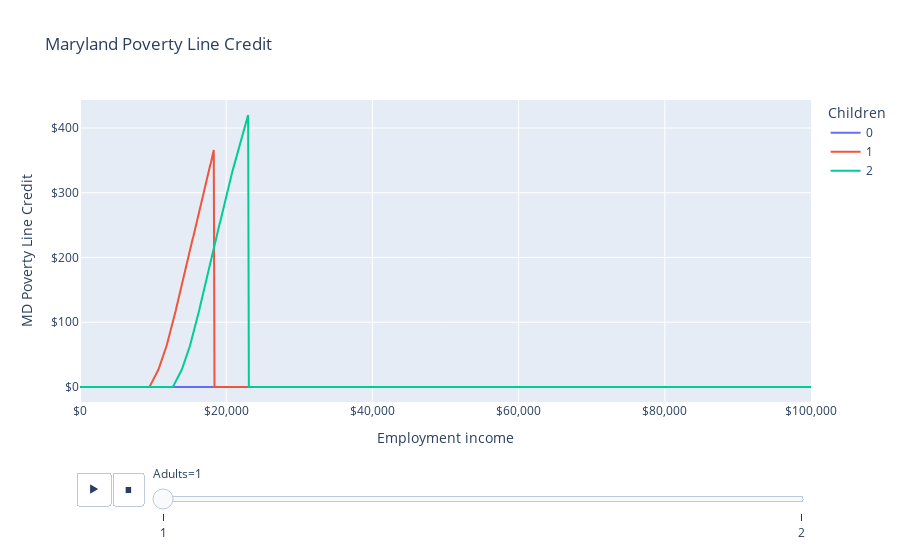

Write notebook code for a chart like this one.
### Code cell
fig = px.line(
    df,
    "employment_income",
    "plc",
    color="children",
    animation_frame="adults",
    labels=LABELS,
    title="Maryland Poverty Line Credit",
)
fig.update_layout(
    xaxis_tickformat="$,",
    yaxis_tickformat="$,",
    # yaxis_range=[0, df.plc.max() * 1.05],
)
fig.show()

### Figure 1 — Plotly figure (JSON) as saved in the notebook; plotly's stock layout.template omitted (floating-point values rounded to 4 significant figures; data arrays with more than 128 entries replaced by an {"elided": "..."} marker saying what was removed)
{"data": [{"hovertemplate": "Children=0<br>Adults=1<br>Employment income=%{x}<br>MD Poverty Line Credit=%{y}<extra></extra>", "legendgroup": "0", "line": {"color": "#636efa", "dash": "solid"}, "marker": {"symbol": "circle"}, "mode": "lines", "name": "0", "orientation": "v", "showlegend": true, "type": "scatter", "x": {"elided": "1001 int values"}, "xaxis": "x", "y": {"elided": "1001 int values"}, "yaxis": "y"}, {"hovertemplate": "Children=1<br>Adults=1<br>Employment income=%{x}<br>MD Poverty Line Credit=%{y}<extra></extra>", "legendgroup": "1", "line": {"color": "#EF553B", "dash": "solid"}, "marker": {"symbol": "circle"}, "mode": "lines", "name": "1", "orientation": "v", "showlegend": true, "type": "scatter", "x": {"elided": "1001 int values"}, "xaxis": "x", "y": {"elided": "1001 int values"}, "yaxis": "y"}, {"hovertemplate": "Children=2<br>Adults=1<br>Employment income=%{x}<br>MD Poverty Line Credit=%{y}<extra></extra>", "legendgroup": "2", "line": {"color": "#00cc96", "dash": "solid"}, "marker": {"symbol": "circle"}, "mode": "lines", "name": "2", "orientation": "v", "showlegend": true, "type": "scatter", "x": {"elided": "1001 int values"}, "xaxis": "x", "y": {"elided": "1001 int values"}, "yaxis": "y"}], "layout": {"legend": {"title": {"text": "Children"}, "tracegroupgap": 0}, "sliders": [{"active": 0, "currentvalue": {"prefix": "Adults="}, "len": 0.9, "pad": {"b": 10, "t": 60}, "steps": [{"args": [["1"], {"frame": {"duration": 0, "redraw": false}, "fromcurrent": true, "mode": "immediate", "transition": {"duration": 0, "easing": "linear"}}], "label": "1", "method": "animate"}, {"args": [["2"], {"frame": {"duration": 0, "redraw": false}, "fromcurrent": true, "mode": "immediate", "transition": {"duration": 0, "easing": "linear"}}], "label": "2", "method": "animate"}], "x": 0.1, "xanchor": "left", "y": 0, "yanchor": "top"}], "title": {"text": "Maryland Poverty Line Credit"}, "updatemenus": [{"buttons": [{"args": [null, {"frame": {"duration": 500, "redraw": false}, "fromcurrent": true, "mode": "immediate", "transition": {"duration": 500, "easing": "linear"}}], "label": "&#9654;", "method": "animate"}, {"args": [[null], {"frame": {"duration": 0, "redraw": false}, "fromcurrent": true, "mode": "immediate", "transition": {"duration": 0, "easing": "linear"}}], "label": "&#9724;", "method": "animate"}], "direction": "left", "pad": {"r": 10, "t": 70}, "showactive": false, "type": "buttons", "x": 0.1, "xanchor": "right", "y": 0, "yanchor": "top"}], "xaxis": {"anchor": "y", "domain": [0, 1], "tickformat": "$,", "title": {"text": "Employment income"}}, "yaxis": {"anchor": "x", "domain": [0, 1], "tickformat": "$,", "title": {"text": "MD Poverty Line Credit"}}}}
